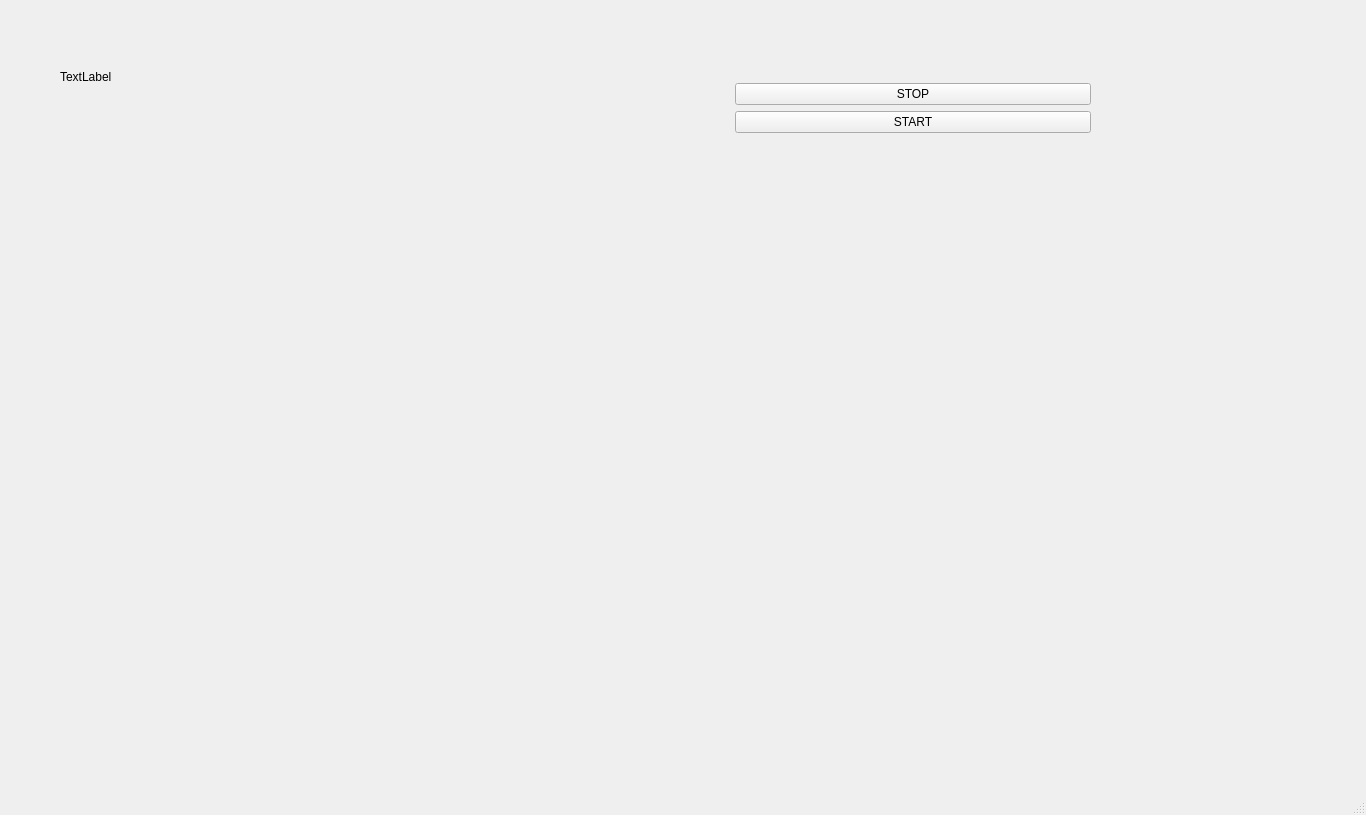
<?xml version="1.0" encoding="UTF-8"?>
<ui version="4.0">
 <class>MainWindow</class>
 <widget class="QMainWindow" name="MainWindow">
  <property name="geometry">
   <rect>
    <x>0</x>
    <y>0</y>
    <width>1366</width>
    <height>815</height>
   </rect>
  </property>
  <property name="windowTitle">
   <string>MainWindow</string>
  </property>
  <widget class="QWidget" name="centralwidget">
   <widget class="QWidget" name="gridLayoutWidget">
    <property name="geometry">
     <rect>
      <x>60</x>
      <y>20</y>
      <width>1031</width>
      <height>461</height>
     </rect>
    </property>
    <layout class="QGridLayout" name="gridLayout_2">
     <property name="verticalSpacing">
      <number>6</number>
     </property>
     <item row="2" column="0" rowspan="6" colspan="4">
      <layout class="QVBoxLayout" name="verticalLayout_graph">
       <property name="sizeConstraint">
        <enum>QLayout::SetDefaultConstraint</enum>
       </property>
       <property name="leftMargin">
        <number>0</number>
       </property>
       <item>
        <layout class="QHBoxLayout" name="layoutH_graph1">
         <item>
          <widget class="QCustomPlot" name="BreathingWaveform" native="true"/>
         </item>
         <item>
          <widget class="QCustomPlot" name="RangeProfile" native="true"/>
         </item>
        </layout>
       </item>
       <item>
        <layout class="QHBoxLayout" name="horizontalLayout">
         <item>
          <widget class="QCustomPlot" name="ChestDisplacement" native="true"/>
         </item>
         <item>
          <widget class="QCustomPlot" name="HeartRate" native="true"/>
         </item>
        </layout>
       </item>
      </layout>
     </item>
     <item row="1" column="1">
      <spacer name="horizontalSpacer">
       <property name="orientation">
        <enum>Qt::Horizontal</enum>
       </property>
       <property name="sizeType">
        <enum>QSizePolicy::Fixed</enum>
       </property>
       <property name="sizeHint" stdset="0">
        <size>
         <width>488</width>
         <height>20</height>
        </size>
       </property>
      </spacer>
     </item>
     <item row="0" column="0" rowspan="2">
      <widget class="QLabel" name="label1">
       <property name="text">
        <string>TextLabel</string>
       </property>
      </widget>
     </item>
     <item row="1" column="2" colspan="2">
      <layout class="QVBoxLayout" name="verticalLayout">
       <item>
        <widget class="QPushButton" name="mStop">
         <property name="text">
          <string>STOP</string>
         </property>
        </widget>
       </item>
       <item>
        <widget class="QPushButton" name="mStart">
         <property name="enabled">
          <bool>true</bool>
         </property>
         <property name="text">
          <string>START</string>
         </property>
        </widget>
       </item>
      </layout>
     </item>
    </layout>
   </widget>
  </widget>
  <widget class="QMenuBar" name="menubar">
   <property name="geometry">
    <rect>
     <x>0</x>
     <y>0</y>
     <width>1366</width>
     <height>22</height>
    </rect>
   </property>
  </widget>
  <widget class="QStatusBar" name="statusbar"/>
 </widget>
 <customwidgets>
  <customwidget>
   <class>QCustomPlot</class>
   <extends>QWidget</extends>
   <header location="global">qcustomplot.h</header>
   <container>1</container>
  </customwidget>
 </customwidgets>
 <resources/>
 <connections/>
</ui>
